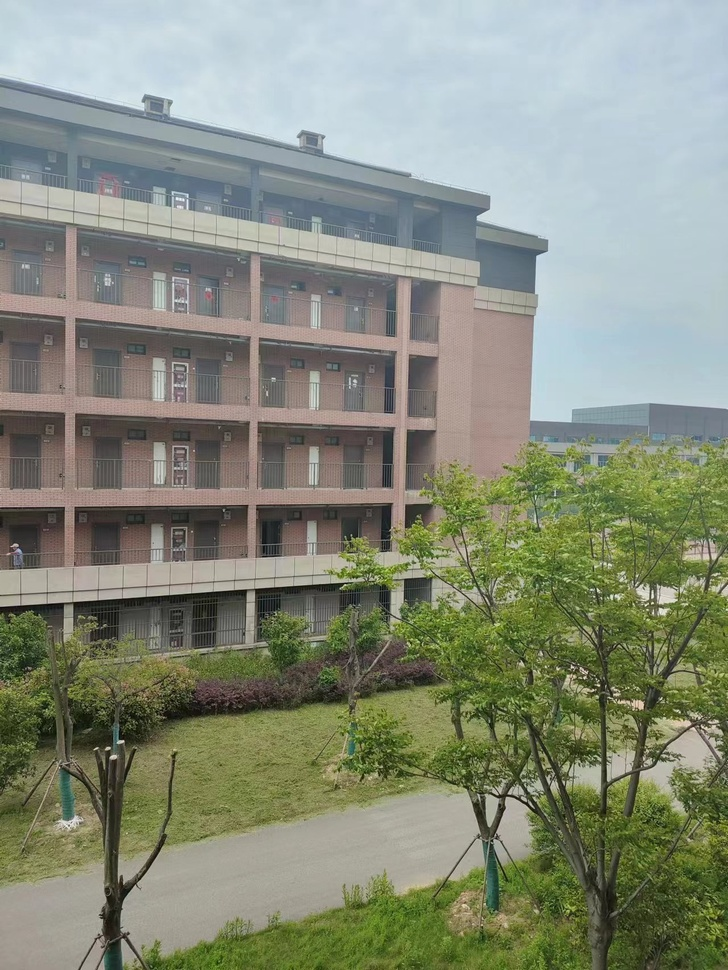
#> input picture 计算机视觉实践-练习1/images/1.jpg, 728 x 970 px, shrunk from 1279 x 1704 before the run
$ jupyter execute main.ipynb
#> lines starting #> are read from the running program, lines starting #| are printed output that depends on the picture
[cell 1]
# 图像拼接
import cv2 as cv
import numpy as np
import matplotlib.pyplot as plt

# 读取待拼接图像
MIN = 10
img1 = cv.imread('images/1.jpg')
#> img1 is the input picture: shape (970, 728, 3); mean B, G, R 123.1, 140.1, 134.3
img2 = cv.imread('images/2.jpg')
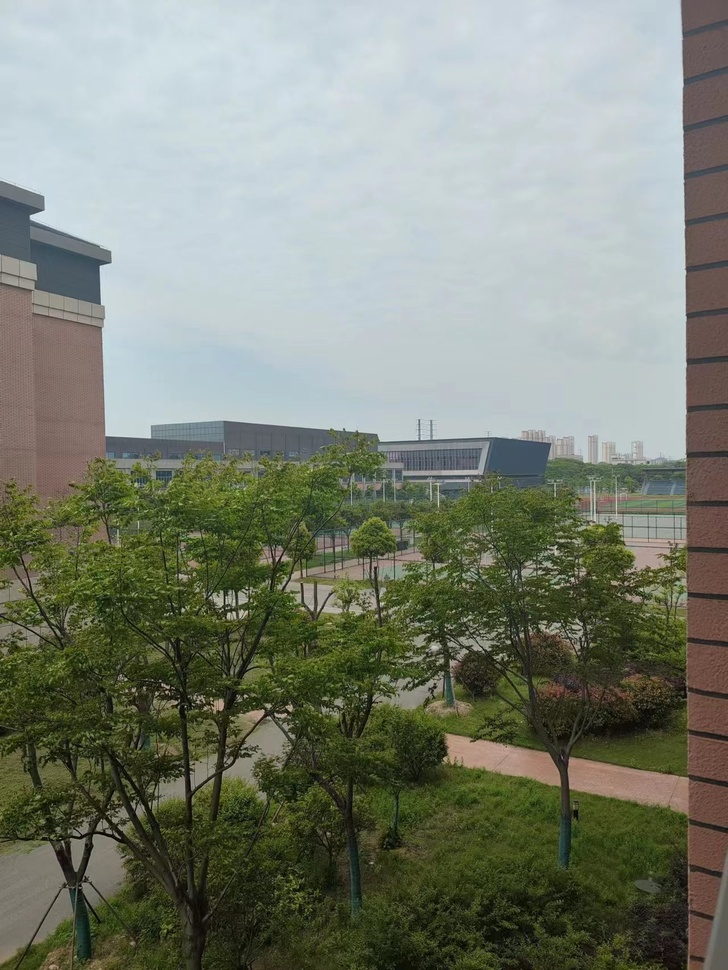
#> input picture 计算机视觉实践-练习1/images/2.jpg, 728 x 970 px, shrunk from 1279 x 1704 before the run
#> img2 is the input picture: shape (970, 728, 3); mean B, G, R 117.5, 130.6, 124.8
# 统一图像大小
height1 = int(img1.shape[0])
#> height1 = 970
width1 = int(img1.shape[1])
#> width1 = 728
dim = (width1, height1)
#> dim = (728, 970)
img2 = cv.resize(img2, dim, interpolation=cv.INTER_AREA)

# 创建SIFT特征点检测
sift = cv.SIFT_create()

# 检测兴趣点并计算描述子
kp1, describe1 = sift.detectAndCompute(img1, None)
#> kp1 = 3689 keypoints; strongest (x, y, size): (123, 741, 2.2), (585, 678, 2), (113, 757, 4), (572, 667, 1.9)
kp2, describe2 = sift.detectAndCompute(img2, None)
#> kp2 = 3689 keypoints; strongest (x, y, size): (166, 692, 1.8), (183, 610, 2.5), (435, 646, 6.3), (290, 708, 4.3)

# 使用OpenCV中的FLANN匹配算法进行特征匹配，并返回最近邻和次近邻匹配的结果
FLANN_INDEX_KDTREE = 0
indexParams = dict(algorithm=FLANN_INDEX_KDTREE, trees=5)
searchParams = dict(checks=50)
flann = cv.FlannBasedMatcher(indexParams,searchParams)
matches = flann.knnMatch(describe1, describe2, k=2)
#> matches = 3689 matches

# 储存特征匹配最好的优质匹配点对
'''基于距离阈值选择优质匹配点对，如果最近邻m的距离小于0.65倍的次近邻n的距离，
则认为这个匹配点对是优质的，将它存储在good列表中。'''
good = []
for m,n in matches:
    if m.distance < 0.65 * n.distance:
        good.append(m)
#> after the loop, good = 89 matches

# 可视化特征匹配结果,并保存
pic3 = cv.drawMatches(img1=img1, keypoints1=kp1, img2=img2, keypoints2=kp2, matches1to2=good, outImg=None)
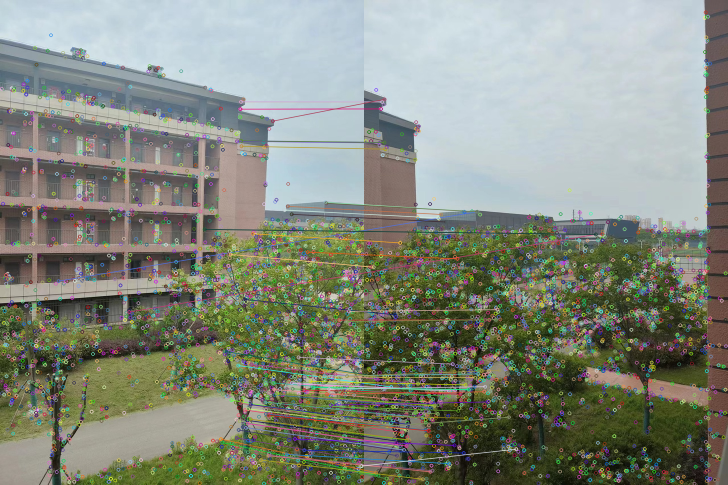
#> pic3: shape (970, 1456, 3) (shown at 1/2 size); mean B, G, R 126.4, 138.4, 133.3
cv.imwrite('images/3/match.jpg', pic3)

# RANSAC算法计算单应性矩阵
if len(good) > MIN:
    src_pts = np.float32([kp1[m.queryIdx].pt for m in good]).reshape(-1, 1, 2)
#> src_pts = 89 rows, first 8: [116.8, 561.7], [258.4, 623.6], [408.9, 458.5], [409.1, 458.2], [441.6, 877.8], [444.4, 884.6], [448.9, 702.1], [457.1, 508.1]
    tge_pts = np.float32([kp2[m.trainIdx].pt for m in good]).reshape(-1, 1, 2)
#> tge_pts = 89 rows, first 8: [225.9, 423.1], [463.3, 468.4], [463.3, 468.4], [463.3, 468.4], [23.32, 944.6], [28.32, 950.9], [18.78, 751.8], [14.63, 533.4]
    M, mask = cv.findHomography(src_pts, tge_pts, cv.RANSAC, 2)
#> M = [[1.71, 0.131, -831.9], [0.272, 1.66, -188.6], [0.000895, 9e-05, 1]]; mask = 89 values, max 1 at index 6, min 0 at index 0, mean 0.551
    # 源图像img2图像扭曲（透视变换）
    warpimg = cv.warpPerspective(img2, np.linalg.inv(M), (img1.shape[1] + img2.shape[1], img2.shape[0]))
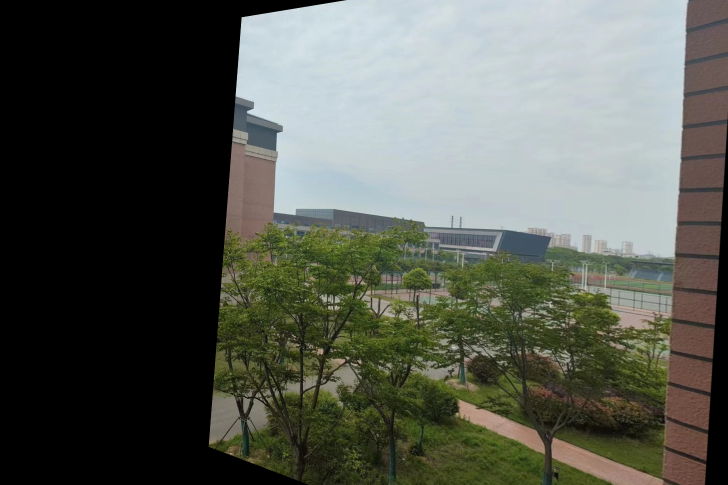
#> warpimg: shape (970, 1456, 3) (shown at 1/2 size); mean B, G, R 81.6, 89.9, 86.6
    cv.namedWindow("warpimg", cv.WINDOW_NORMAL)
    cv.imshow('warpimg',warpimg)
    # 拼接图像
    direct = warpimg.copy()
    direct[0:img1.shape[0], 0:img1.shape[1]] = img1
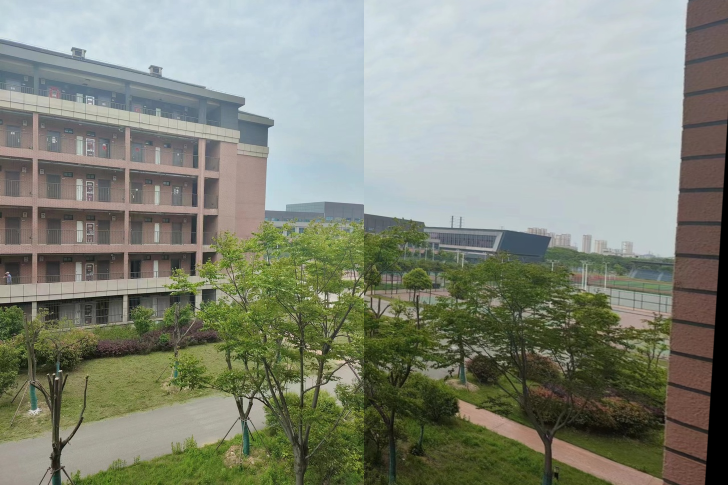
#> direct: shape (970, 1456, 3) (shown at 1/2 size); mean B, G, R 123, 137, 132.1
    rows, cols = img1.shape[:2]
#> rows = 970; cols = 728

    left = 0
    right = cols
#> right = 728
    # 找到img1和warpimg重叠的最左边界
    for col in range(0, cols):
        if img1[:, col].any() and warpimg[:, col].any():
            left = col
        break
    # 找到img1和warpimg重叠的最右边界
    for col in range(cols - 1, 0, -1):
        if img1[:, col].any() and warpimg[:, col].any():
            right = col
        break
    # 图像融合
    res = np.zeros([rows, cols, 3], np.uint8)

    for row in range(0, rows):
        for col in range(0, cols):
            if not img1[row, col].any():
                res[row, col] = warpimg[row, col]
            elif not warpimg[row, col].any():
                res[row, col] = img1[row, col]
            else:
                # 重叠部分加权平均
                srcimgLen = float(abs(col - left))
                testimgLen = float(abs(col - right))
                alpha = srcimgLen / (srcimgLen + testimgLen)
                res[row, col] = np.clip(img1[row, col] * (1 - alpha) + warpimg[row, col] * alpha, 0, 255)
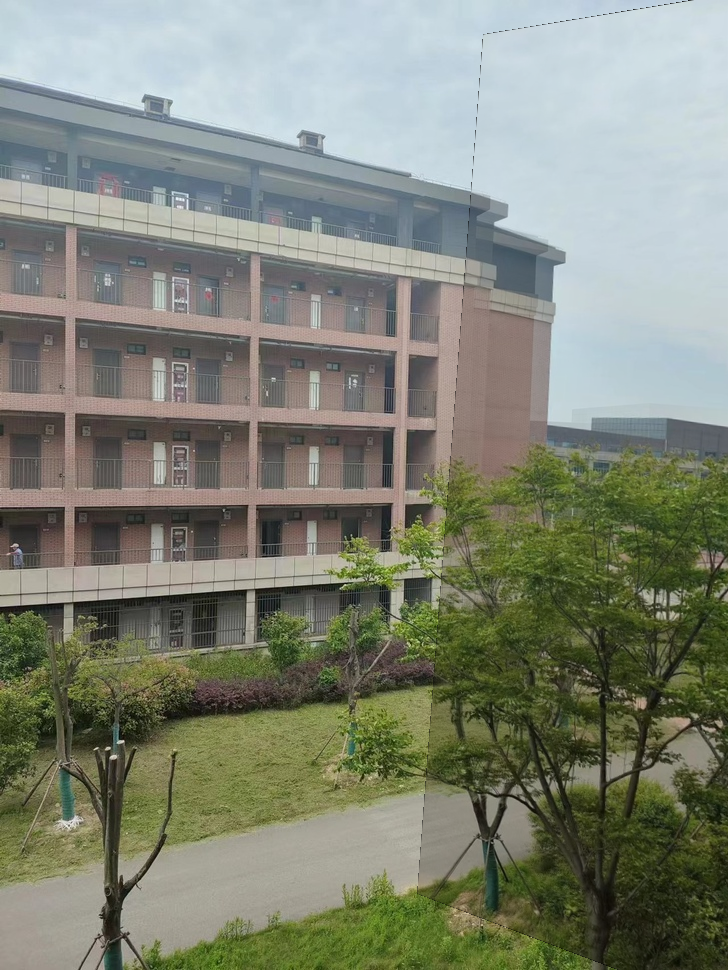
#> res: shape (970, 728, 3); mean B, G, R 118.2, 132.8, 128.4


    warpimg[0:img1.shape[0], 0:img1.shape[1]] = res
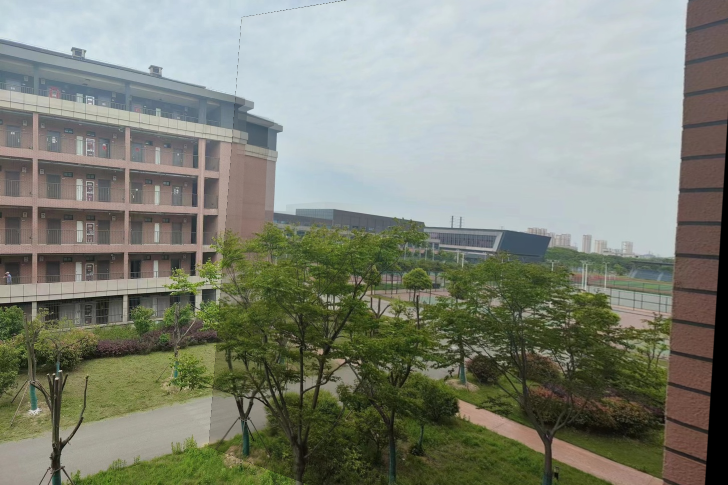
#> warpimg: shape (970, 1456, 3) (shown at 1/2 size); mean B, G, R 120.5, 133.4, 129.1
    img3 = cv.cvtColor(direct, cv.COLOR_BGR2RGB)
    plt.imshow(img3), plt.show()
    img4 = cv.cvtColor(warpimg, cv.COLOR_BGR2RGB)
    plt.imshow(img4), plt.show()
    cv.waitKey()
    cv.destroyAllWindows()

else:
    print("not enough matches!")
